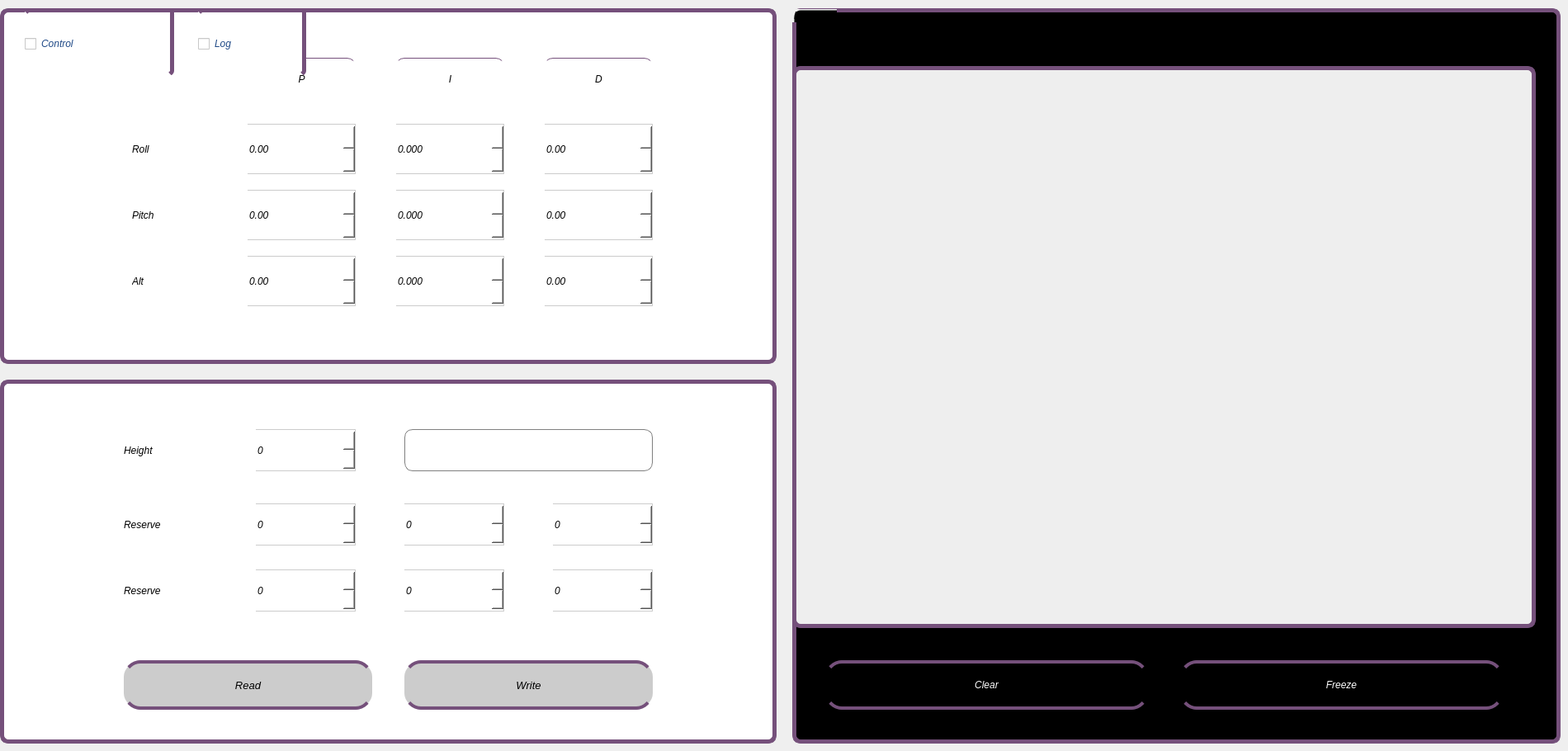
   <widget class="QWidget" name="configTab">
    <attribute name="title">
     <string>Config</string>
    </attribute>
    <widget class="QGroupBox" name="groupBoxConfig1">
     <property name="geometry">
      <rect>
       <x>0</x>
       <y>10</y>
       <width>941</width>
       <height>431</height>
      </rect>
     </property>
     <property name="styleSheet">
      <string notr="true">font-style: italic;
border: 5px solid rgb(117, 80, 123);
border-radius: 10px;
background-color: #fff;</string>
     </property>
     <property name="title">
      <string/>
     </property>
     <widget class="QLabel" name="lblRoll">
      <property name="geometry">
       <rect>
        <x>160</x>
        <y>140</y>
        <width>71</width>
        <height>61</height>
       </rect>
      </property>
      <property name="styleSheet">
       <string notr="true">font-style: italic;
border: none;</string>
      </property>
      <property name="text">
       <string>Roll</string>
      </property>
     </widget>
     <widget class="QLabel" name="lblAlt">
      <property name="geometry">
       <rect>
        <x>160</x>
        <y>300</y>
        <width>51</width>
        <height>61</height>
       </rect>
      </property>
      <property name="styleSheet">
       <string notr="true">font-style: italic;
border: none;</string>
      </property>
      <property name="text">
       <string>Alt</string>
      </property>
     </widget>
     <widget class="QLabel" name="lblI">
      <property name="geometry">
       <rect>
        <x>480</x>
        <y>60</y>
        <width>131</width>
        <height>51</height>
       </rect>
      </property>
      <property name="styleSheet">
       <string notr="true">font-style: italic;
border: none;
border-top: 1px solid rgb(117, 80, 123);</string>
      </property>
      <property name="text">
       <string>I</string>
      </property>
      <property name="alignment">
       <set>Qt::AlignCenter</set>
      </property>
     </widget>
     <widget class="QLabel" name="lblP">
      <property name="geometry">
       <rect>
        <x>300</x>
        <y>60</y>
        <width>131</width>
        <height>51</height>
       </rect>
      </property>
      <property name="styleSheet">
       <string notr="true">font-style: italic;
border: none;
border-top: 1px solid rgb(117, 80, 123);</string>
      </property>
      <property name="text">
       <string>P</string>
      </property>
      <property name="alignment">
       <set>Qt::AlignCenter</set>
      </property>
     </widget>
     <widget class="QLabel" name="lblD">
      <property name="geometry">
       <rect>
        <x>660</x>
        <y>60</y>
        <width>131</width>
        <height>51</height>
       </rect>
      </property>
      <property name="styleSheet">
       <string notr="true">font-style: italic;
border: none;
border-top: 1px solid rgb(117, 80, 123);</string>
      </property>
      <property name="text">
       <string>D</string>
      </property>
      <property name="alignment">
       <set>Qt::AlignCenter</set>
      </property>
     </widget>
     <widget class="QLabel" name="lblPitch">
      <property name="geometry">
       <rect>
        <x>160</x>
        <y>220</y>
        <width>81</width>
        <height>61</height>
       </rect>
      </property>
      <property name="styleSheet">
       <string notr="true">font-style: italic;
border: none;</string>
      </property>
      <property name="text">
       <string>Pitch</string>
      </property>
     </widget>
     <widget class="QDoubleSpinBox" name="dsbPRoll">
      <property name="geometry">
       <rect>
        <x>300</x>
        <y>140</y>
        <width>131</width>
        <height>61</height>
       </rect>
      </property>
      <property name="styleSheet">
       <string notr="true">border: 1 solid #ccc;
border-left: none;
border-radius: 0;</string>
      </property>
      <property name="maximum">
       <double>500.000000000000000</double>
      </property>
      <property name="singleStep">
       <double>0.100000000000000</double>
      </property>
     </widget>
     <widget class="QDoubleSpinBox" name="dsbPPitch">
      <property name="geometry">
       <rect>
        <x>300</x>
        <y>220</y>
        <width>131</width>
        <height>61</height>
       </rect>
      </property>
      <property name="styleSheet">
       <string notr="true">border: 1 solid #ccc;
border-left: none;
border-radius: 0;</string>
      </property>
      <property name="maximum">
       <double>500.000000000000000</double>
      </property>
      <property name="singleStep">
       <double>0.100000000000000</double>
      </property>
     </widget>
     <widget class="QDoubleSpinBox" name="dsbPAlt">
      <property name="geometry">
       <rect>
        <x>300</x>
        <y>300</y>
        <width>131</width>
        <height>61</height>
       </rect>
      </property>
      <property name="styleSheet">
       <string notr="true">border: 1 solid #ccc;
border-left: none;
border-radius: 0;</string>
      </property>
      <property name="maximum">
       <double>500.000000000000000</double>
      </property>
      <property name="singleStep">
       <double>0.100000000000000</double>
      </property>
     </widget>
     <widget class="QDoubleSpinBox" name="dsbIAlt">
      <property name="geometry">
       <rect>
        <x>480</x>
        <y>300</y>
        <width>131</width>
        <height>61</height>
       </rect>
      </property>
      <property name="styleSheet">
       <string notr="true">border: 1 solid #ccc;
border-left: none;
border-radius: 0;</string>
      </property>
      <property name="decimals">
       <number>3</number>
      </property>
      <property name="maximum">
       <double>500.000000000000000</double>
      </property>
      <property name="singleStep">
       <double>0.001000000000000</double>
      </property>
      <property name="value">
       <double>0.000000000000000</double>
      </property>
     </widget>
     <widget class="QDoubleSpinBox" name="dsbIRoll">
      <property name="geometry">
       <rect>
        <x>480</x>
        <y>140</y>
        <width>131</width>
        <height>61</height>
       </rect>
      </property>
      <property name="styleSheet">
       <string notr="true">border: 1 solid #ccc;
border-left: none;
border-radius: 0;</string>
      </property>
      <property name="decimals">
       <number>3</number>
      </property>
      <property name="maximum">
       <double>500.000000000000000</double>
      </property>
      <property name="singleStep">
       <double>0.001000000000000</double>
      </property>
     </widget>
     <widget class="QDoubleSpinBox" name="dsbIPitch">
      <property name="geometry">
       <rect>
        <x>480</x>
        <y>220</y>
        <width>131</width>
        <height>61</height>
       </rect>
      </property>
      <property name="styleSheet">
       <string notr="true">border: 1 solid #ccc;
border-left: none;
border-radius: 0;</string>
      </property>
      <property name="decimals">
       <number>3</number>
      </property>
      <property name="maximum">
       <double>500.000000000000000</double>
      </property>
      <property name="singleStep">
       <double>0.001000000000000</double>
      </property>
     </widget>
     <widget class="QDoubleSpinBox" name="dsbDAlt">
      <property name="geometry">
       <rect>
        <x>660</x>
        <y>300</y>
        <width>131</width>
        <height>61</height>
       </rect>
      </property>
      <property name="styleSheet">
       <string notr="true">border: 1 solid #ccc;
border-left: none;
border-radius: 0;</string>
      </property>
      <property name="maximum">
       <double>500.000000000000000</double>
      </property>
      <property name="singleStep">
       <double>0.100000000000000</double>
      </property>
     </widget>
     <widget class="QDoubleSpinBox" name="dsbDRoll">
      <property name="geometry">
       <rect>
        <x>660</x>
        <y>140</y>
        <width>131</width>
        <height>61</height>
       </rect>
      </property>
      <property name="styleSheet">
       <string notr="true">border: 1 solid #ccc;
border-left: none;
border-radius: 0;</string>
      </property>
      <property name="maximum">
       <double>500.000000000000000</double>
      </property>
      <property name="singleStep">
       <double>0.100000000000000</double>
      </property>
     </widget>
     <widget class="QDoubleSpinBox" name="dsbDPitch">
      <property name="geometry">
       <rect>
        <x>660</x>
        <y>220</y>
        <width>131</width>
        <height>61</height>
       </rect>
      </property>
      <property name="styleSheet">
       <string notr="true">border: 1 solid #ccc;
border-left: none;
border-radius: 0;</string>
      </property>
      <property name="maximum">
       <double>500.000000000000000</double>
      </property>
      <property name="singleStep">
       <double>0.100000000000000</double>
      </property>
     </widget>
     <widget class="QCheckBox" name="chckBoxControl">
      <property name="geometry">
       <rect>
        <x>30</x>
        <y>0</y>
        <width>181</width>
        <height>81</height>
       </rect>
      </property>
      <property name="styleSheet">
       <string notr="true">font-weight: 400;
color: rgb(32, 74, 135);
border: none;
border-top:5px solid rgb(117, 80, 123);
border-right:5px solid rgb(117, 80, 123);
border-radius: 5px;</string>
      </property>
      <property name="text">
       <string>Control</string>
      </property>
     </widget>
     <widget class="QCheckBox" name="chckBoxLog">
      <property name="geometry">
       <rect>
        <x>240</x>
        <y>0</y>
        <width>131</width>
        <height>81</height>
       </rect>
      </property>
      <property name="styleSheet">
       <string notr="true">font-weight: 400;
color: rgb(32, 74, 135);
border: none;
border-top:5px solid rgb(117, 80, 123);
border-right:5px solid rgb(117, 80, 123);
border-radius: 5px;</string>
      </property>
      <property name="text">
       <string>Log</string>
      </property>
     </widget>
    </widget>
    <widget class="QGroupBox" name="groupBoxConfig2">
     <property name="geometry">
      <rect>
       <x>0</x>
       <y>460</y>
       <width>941</width>
       <height>441</height>
      </rect>
     </property>
     <property name="styleSheet">
      <string notr="true">font-style: italic;
border: 5px solid rgb(117, 80, 123);
border-radius: 10px;
background-color: #fff;</string>
     </property>
     <property name="title">
      <string/>
     </property>
     <widget class="QSpinBox" name="sbHeight">
      <property name="geometry">
       <rect>
        <x>310</x>
        <y>60</y>
        <width>121</width>
        <height>51</height>
       </rect>
      </property>
      <property name="styleSheet">
       <string notr="true">border: 1 solid #ccc;
border-left: none;
border-radius: 0;</string>
      </property>
      <property name="suffix">
       <string/>
      </property>
      <property name="maximum">
       <number>999</number>
      </property>
     </widget>
     <widget class="QLabel" name="lblHeight">
      <property name="geometry">
       <rect>
        <x>150</x>
        <y>60</y>
        <width>101</width>
        <height>51</height>
       </rect>
      </property>
      <property name="styleSheet">
       <string notr="true">font-style: italic;
border: none;</string>
      </property>
      <property name="text">
       <string>Height</string>
      </property>
     </widget>
     <widget class="QSpinBox" name="sbReserve1_2">
      <property name="geometry">
       <rect>
        <x>490</x>
        <y>150</y>
        <width>121</width>
        <height>51</height>
       </rect>
      </property>
      <property name="styleSheet">
       <string notr="true">border: 1 solid #ccc;
border-left: none;
border-radius: 0;</string>
      </property>
      <property name="suffix">
       <string/>
      </property>
      <property name="maximum">
       <number>999</number>
      </property>
     </widget>
     <widget class="QSpinBox" name="sbReserve1_3">
      <property name="geometry">
       <rect>
        <x>670</x>
        <y>150</y>
        <width>121</width>
        <height>51</height>
       </rect>
      </property>
      <property name="styleSheet">
       <string notr="true">border: 1 solid #ccc;
border-left: none;
border-radius: 0;</string>
      </property>
      <property name="suffix">
       <string/>
      </property>
      <property name="maximum">
       <number>999</number>
      </property>
     </widget>
     <widget class="QLabel" name="lblReserve_1">
      <property name="geometry">
       <rect>
        <x>150</x>
        <y>150</y>
        <width>121</width>
        <height>51</height>
       </rect>
      </property>
      <property name="styleSheet">
       <string notr="true">font-style: italic;
border: none;</string>
      </property>
      <property name="text">
       <string>Reserve</string>
      </property>
     </widget>
     <widget class="QSpinBox" name="sbReserve1_1">
      <property name="geometry">
       <rect>
        <x>310</x>
        <y>150</y>
        <width>121</width>
        <height>51</height>
       </rect>
      </property>
      <property name="styleSheet">
       <string notr="true">border: 1 solid #ccc;
border-left: none;
border-radius: 0;</string>
      </property>
      <property name="suffix">
       <string/>
      </property>
      <property name="maximum">
       <number>999</number>
      </property>
     </widget>
     <widget class="QSpinBox" name="sbReserve2_3">
      <property name="geometry">
       <rect>
        <x>670</x>
        <y>230</y>
        <width>121</width>
        <height>51</height>
       </rect>
      </property>
      <property name="styleSheet">
       <string notr="true">border: 1 solid #ccc;
border-left: none;
border-radius: 0;</string>
      </property>
      <property name="suffix">
       <string/>
      </property>
      <property name="maximum">
       <number>999</number>
      </property>
     </widget>
     <widget class="QSpinBox" name="sbReserve2_2">
      <property name="geometry">
       <rect>
        <x>490</x>
        <y>230</y>
        <width>121</width>
        <height>51</height>
       </rect>
      </property>
      <property name="styleSheet">
       <string notr="true">border: 1 solid #ccc;
border-left: none;
border-radius: 0;</string>
      </property>
      <property name="suffix">
       <string/>
      </property>
      <property name="maximum">
       <number>999</number>
      </property>
     </widget>
     <widget class="QSpinBox" name="sbReserve2_1">
      <property name="geometry">
       <rect>
        <x>310</x>
        <y>230</y>
        <width>121</width>
        <height>51</height>
       </rect>
      </property>
      <property name="styleSheet">
       <string notr="true">border: 1 solid #ccc;
border-left: none;
border-radius: 0;</string>
      </property>
      <property name="suffix">
       <string/>
      </property>
      <property name="maximum">
       <number>999</number>
      </property>
     </widget>
     <widget class="QLabel" name="lblReserve_2">
      <property name="geometry">
       <rect>
        <x>150</x>
        <y>230</y>
        <width>121</width>
        <height>51</height>
       </rect>
      </property>
      <property name="styleSheet">
       <string notr="true">font-style: italic;
border: none;</string>
      </property>
      <property name="text">
       <string>Reserve</string>
      </property>
     </widget>
     <widget class="QTextEdit" name="txtShowHeight">
      <property name="geometry">
       <rect>
        <x>490</x>
        <y>60</y>
        <width>301</width>
        <height>51</height>
       </rect>
      </property>
      <property name="styleSheet">
       <string notr="true">border: 1px solid gray;
padding-left: 10px;
padding-right: 10px;</string>
      </property>
     </widget>
     <widget class="QPushButton" name="btnRead">
      <property name="geometry">
       <rect>
        <x>150</x>
        <y>340</y>
        <width>301</width>
        <height>60</height>
       </rect>
      </property>
      <property name="font">
       <font>
        <pointsize>10</pointsize>
        <italic>true</italic>
       </font>
      </property>
      <property name="cursor">
       <cursorShape>PointingHandCursor</cursorShape>
      </property>
      <property name="styleSheet">
       <string notr="true">QPushButton:hover:!pressed  {
 	color: rgb(3, 81, 124);
 }

QPushButton#btnRead  { 
	border-radius: 20px; 
	background-color: #ccc; 
	border: 4px solid rgb(117, 80, 123);
	border-left: none;
	border-right: none;
}</string>
      </property>
      <property name="text">
       <string>Read</string>
      </property>
     </widget>
     <widget class="QPushButton" name="btnWrite">
      <property name="geometry">
       <rect>
        <x>490</x>
        <y>340</y>
        <width>301</width>
        <height>60</height>
       </rect>
      </property>
      <property name="font">
       <font>
        <pointsize>10</pointsize>
        <italic>true</italic>
       </font>
      </property>
      <property name="cursor">
       <cursorShape>PointingHandCursor</cursorShape>
      </property>
      <property name="styleSheet">
       <string notr="true">QPushButton:hover:!pressed  {
 	color: rgb(3, 81, 124);
 }

QPushButton#btnWrite  { 
	border-radius: 20px; 
	background-color: #ccc; 
	border: 4px solid rgb(117, 80, 123);
	border-left: none;
	border-right: none;
}</string>
      </property>
      <property name="text">
       <string>Write</string>
      </property>
     </widget>
    </widget>
    <widget class="QGroupBox" name="groupBoxRecieved">
     <property name="geometry">
      <rect>
       <x>960</x>
       <y>10</y>
       <width>931</width>
       <height>891</height>
      </rect>
     </property>
     <property name="styleSheet">
      <string notr="true">font-style: italic;
background-color: #000;
border: 5px solid rgb(117, 80, 123);
border-radius: 10px;</string>
     </property>
     <property name="title">
      <string>Recieved</string>
     </property>
     <widget class="QTextEdit" name="txtRecievedData">
      <property name="geometry">
       <rect>
        <x>0</x>
        <y>70</y>
        <width>901</width>
        <height>681</height>
       </rect>
      </property>
      <property name="styleSheet">
       <string notr="true">border: 5px solid rgb(117, 80, 123);
color: #000;
background-color: #eee;</string>
      </property>
      <property name="readOnly">
       <bool>true</bool>
      </property>
     </widget>
     <widget class="QPushButton" name="btnFreezeTxtRecievedData">
      <property name="geometry">
       <rect>
        <x>470</x>
        <y>790</y>
        <width>391</width>
        <height>60</height>
       </rect>
      </property>
      <property name="cursor">
       <cursorShape>PointingHandCursor</cursorShape>
      </property>
      <property name="styleSheet">
       <string notr="true">QPushButton:hover:!pressed  {
 	color: rgb(117, 80, 123);
 }

QPushButton#btnFreezeTxtRecievedData { 
	border-radius: 20px; 
	background-color: #000; 
	color: #fff;
	border: 4px solid rgb(117, 80, 123);
	border-left: none;
	border-right: none;
}</string>
      </property>
      <property name="text">
       <string>Freeze</string>
      </property>
     </widget>
     <widget class="QPushButton" name="btnClearTxtRecievedData">
      <property name="geometry">
       <rect>
        <x>40</x>
        <y>790</y>
        <width>391</width>
        <height>60</height>
       </rect>
      </property>
      <property name="cursor">
       <cursorShape>PointingHandCursor</cursorShape>
      </property>
      <property name="styleSheet">
       <string notr="true">QPushButton:hover:!pressed  {
 	color: rgb(117, 80, 123);
 }

QPushButton#btnClearTxtRecievedData  { 
	border-radius: 20px; 
	background-color: #000; 
	color: #fff;
	border: 4px solid rgb(117, 80, 123);
	border-left: none;
	border-right: none;
}</string>
      </property>
      <property name="text">
       <string>Clear</string>
      </property>
     </widget>
    </widget>
   </widget>
